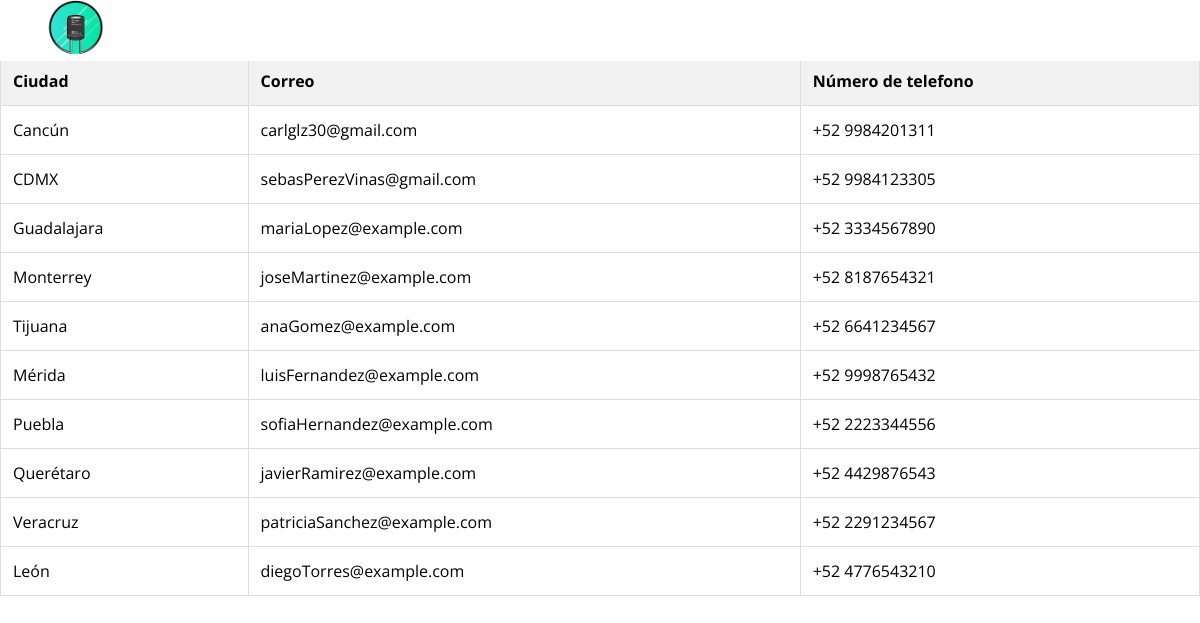
The page /app/views/client/soporteTecnico/locations.php on the database its author committed.
### tables this page shows
CREATE TABLE locations (
	location_id INT PRIMARY KEY AUTO_INCREMENT,
    location VARCHAR(30),
    email VARCHAR(30),
    phoneNumber VARCHAR(50)
);

### app/views/client/soporteTecnico/locations.php (the view, shortened to what this page needs)
<?php
$con = new Database;
$enlace = $con->getConnection();
$queryLocatiosn = $enlace->query("SELECT location, email, phoneNumber FROM locations");
$locations = $queryLocatiosn->fetchAll(PDO::FETCH_ASSOC);
?>
<!DOCTYPE html>
<html lang="en">
<head>
    <link href="https://cdn.jsdelivr.net/npm/bootstrap@5.3.3/dist/css/bootstrap.min.css" rel="stylesheet">
</head>
<body>
    <?php include 'navBar.php'?>
    <h1>Ubica nuestras casas de soporte tecnico</h1>
    <table class="table">
            <tr>
                <th scope="col">Ciudad</th>
                <th scope="col">Correo</th>
                <th scope="col">Número de telefono</th>
            </tr>
        <?php foreach($locations as $location): ?>
            <tr>
                <td><?php echo htmlspecialchars($location['location'])?></td>
                <td><?php echo htmlspecialchars($location['email'])?></td>
                <td><?php echo htmlspecialchars($location['phoneNumber'])?></td>
            </tr>
        <?php endforeach; ?>
    </table>
</body>
</html>

### app/views/client/soporteTecnico/navBar.php (shortened to what this page needs)
<!doctype html>
<html lang="en">
<head>
  <link rel="stylesheet" href="./../../../../public/assets/fonts/icomoon/style.css">
  <link rel="stylesheet" href="./../../../../public/assets/css/owl.carousel.min.css">
  <link rel="stylesheet" href="./../../../../public/assets/css/bootstrap.min.css">
  <link rel="stylesheet" href="./../../../../public/assets/css/style.css">
</head>
<body>
  <header class="site-navbar js-sticky-header site-navbar-target" role="banner">
    <div class="container">
      <div class="row align-items-center">
        <div class="col-6 col-xl-2">
          <a href="./../../layouts/mainClient.php"><img class="mb-0 logo" src="./../../../../public/assets/img/logo/capacitores/png/capacitor5.png" alt="capacitor"></img></a>
        </div>
        <div class="col-12 col-md-10 d-none d-xl-block">
          <nav class="site-navigation position-relative text-right" role="navigation">
            <ul class="site-menu main-menu js-clone-nav mr-auto d-none d-lg-block">
              <li class="has-children">
                <a class="nav-link">Nosotros</a>
              </li>
                <li><a href="./../reseñas/reviews.php" class="nav-link">Reseñas</a></li>
                <li><a href="./../views/client/gestionarComentarios/commentsSection.php" class="nav-link">Comentarios</a></li>
              <li class="has-children">
                <a href="#blog-section" class="nav-link">Soporte técnico</a>
              </li>
              <li class="social"><a href="https://www.facebook.com/groups/584894212470592/user/100088867867247/" class="nav-link"><span class="icon-facebook"></span></a></li>
              <li class="social"><a href="https://www.instagram.com/psugangts/" class="nav-link"><span class="icon-instagram"></span></a></li>
              <li class="social"><a href="https://www.youtube.com/@HardwareHubbyYGA" class="nav-link"><span class="icon-youtube"></span></a></li>
              <li class="social"><a href="https://github.com/psugang" class="nav-link"><span class="icon-github"></span></a></li>
            </ul>
          </nav>
        </div>
      </div>
    </div>
  </header>
</body>
</html>

### public/assets/css/style.css (style rules this page uses)
body { font-family: "Open Sans", -apple-system, BlinkMacSystemFont, "Segoe UI", Roboto, "Helvetica Neue", Arial, "Noto Sans", sans-serif, "Apple Color Emoji", "Segoe UI Emoji", "Segoe UI Symbol", "Noto Color Emoji"; background-color: #fff; height: 200vh; position: relative; }
body:before { content: ""; position: absolute; top: 0; left: 0; right: 0; bottom: 0; background: rgba(0, 0, 0, 0.5); -webkit-transition: .3s all ease; -o-transition: .3s all ease; transition: .3s all ease; opacity: 0; visibility: hidden; z-index: 1; }
h1, h2, h3, h4, h5, h6, .h1, .h2, .h3, .h4, .h5, .h6 { font-family: "Open Sans", -apple-system, BlinkMacSystemFont, "Segoe UI", Roboto, "Helvetica Neue", Arial, "Noto Sans", sans-serif, "Apple Color Emoji", "Segoe UI Emoji", "Segoe UI Symbol", "Noto Color Emoji"; }
a { -webkit-transition: .3s all ease; -o-transition: .3s all ease; transition: .3s all ease; }
a, a:hover { text-decoration: none !important; }
.logo { height: 60px; width: auto; }
.site-navbar { display: flex; align-items: center; margin-bottom: 0px; z-index: 1999; position: fixed; top: 0px; width: 100%; padding: 0; background: #fff }
.site-navbar .logo { top: 10px; left: 0px; }
.site-navbar .site-navigation .site-menu { margin-bottom: 0; }
.site-navbar .site-navigation .site-menu a { text-decoration: none !important; display: inline-block; }
.site-navbar .site-navigation .site-menu > li { display: inline-block; }
.site-navbar .site-navigation .site-menu > li > a { padding: 20px 20px; font-size: 13px; text-transform: uppercase; display: inline-block; text-decoration: none !important; }
.site-navbar .site-navigation .site-menu > li.social > a { padding-left: 5px; padding-right: 5px; }
.site-navbar .site-navigation .site-menu .has-children { position: relative; }
.site-navbar .site-navigation .site-menu .has-children > a { position: relative; padding-right: 20px; }
.site-navbar .site-navigation .site-menu .has-children > a:before { position: absolute; content: "\e313"; font-size: 16px; top: 50%; right: 0; -webkit-transform: translateY(-50%); -ms-transform: translateY(-50%); transform: translateY(-50%); font-family: 'icomoon'; }
.site-mobile-menu .site-nav-wrap { padding: 0; margin: 0; list-style: none; position: relative; }
.site-mobile-menu .site-nav-wrap a { padding: 10px 20px; display: block; position: relative; color: #212529; }
.site-mobile-menu .site-nav-wrap li { position: relative; display: block; }
.site-mobile-menu .site-nav-wrap .social { display: inline-block; }
.site-mobile-menu .site-nav-wrap > li { display: block; position: relative; float: left; width: 100%; }
.site-mobile-menu .site-nav-wrap > li.social { float: none !important; width: auto !important; }
.site-mobile-menu .site-nav-wrap > li > a { padding-left: 20px; font-size: 20px; }
.sticky-wrapper .site-navbar { -webkit-transition: .3s all ease; -o-transition: .3s all ease; transition: .3s all ease; }
.sticky-wrapper .site-navbar { border-bottom: 1px solid rgba(255, 255, 255, 0.1); }
.sticky-wrapper .site-navbar .site-menu > li > a { color: rgba(255, 255, 255, 0.7) !important; }

### app/views/client/soporteTecnico/locations.php (style rules this page uses)
.table { width: 100%; border-collapse: collapse; }
.table th, .table td { border: 1px solid #ddd; padding: 8px; }
.table th { background-color: #f2f2f2; text-align: left; }

### rows shown on the page
locations: location "Cancún", email "carlglz30@gmail.com", phoneNumber "+52 9984201311"
locations: location "CDMX", email "sebasPerezVinas@gmail.com", phoneNumber "+52 9984123305"
locations: location "Guadalajara", email "mariaLopez@example.com", phoneNumber "+52 3334567890"
locations: location "Monterrey", email "joseMartinez@example.com", phoneNumber "+52 8187654321"
locations: location "Tijuana", email "anaGomez@example.com", phoneNumber "+52 6641234567"
locations: location "Mérida", email "luisFernandez@example.com", phoneNumber "+52 9998765432"
locations: location "Puebla", email "sofiaHernandez@example.com", phoneNumber "+52 2223344556"
locations: location "Querétaro", email "javierRamirez@example.com", phoneNumber "+52 4429876543"
locations: location "Veracruz", email "patriciaSanchez@example.com", phoneNumber "+52 2291234567"
locations: location "León", email "diegoTorres@example.com", phoneNumber "+52 4776543210"
